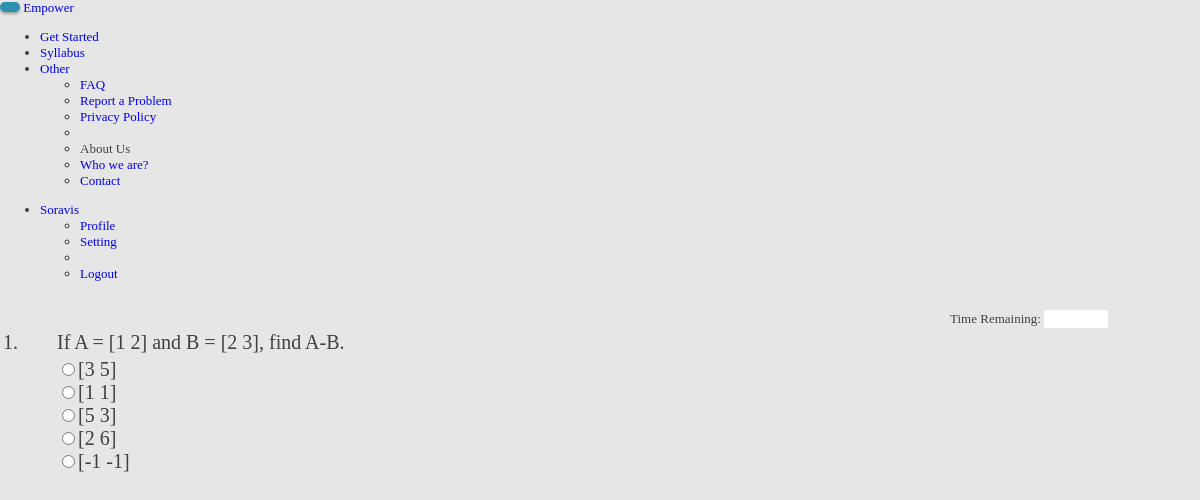
Page /quiz_student_take.php?quizid=13&questionno=1 (signed in) on the committed database.
### tables this page shows
CREATE TABLE `question` (
  `id` int(11) NOT NULL auto_increment,
  `quizid` int(11) default NULL,
  `problem` text,
  `subjectid` int(11) default NULL,
  `A` text,
  `B` text,
  `C` text,
  `D` text,
  `E` text,
  `answer` int(11) default NULL,
  `explanation` text,
  `time` double default NULL,
  PRIMARY KEY  (`id`)
);

### quiz_student_take.php (the view, shortened to what this page needs)
<!DOCTYPE html>
<html lang="en">
	<head>
		<link rel="stylesheet" href="assets/css/layout.css" type="text/css">
		<link rel="stylesheet" href="assets/css/elements.css" type="text/css">
		<link rel="stylesheet" href="assets/css/colorbox.css" type="text/css">
		<link rel="stylesheet" href="assets/css/quiz.css" type="text/css">
	</head>
	<body>
		<?php
			include 'header.php';
			$quizid = $_GET['quizid'];
			$qno = $_GET['questionno'];
		?>
		<div id="quiz_content">
			<?php
				echo '<div id="timeremain">';
				echo '<p>Time Remaining: </p>';
				echo '<input type="text" id="countdown" name="timeshow_input" form="quiz_form" disabled="disabled"></input>';
				echo '</div>';
				echo '<br /><br />';
				$questions_query = mysql_query('SELECT * FROM question WHERE quizid='.$quizid.' ORDER BY id LIMIT 1 OFFSET '.($qno-1));
				$question = mysql_fetch_array($questions_query);
				echo '<form action="quiz_student_submit.php?quizid='.$quizid.'&amp;questionno='.$qno.'" method="post" id="quiz_form">';
				echo '<table>';
				echo '<tr>';
				echo '<td valign="top">' . $qno . '.</td>';
				echo '<td valign="top">' . $question['problem'] . '</td>';
				echo '</tr>';
				echo '<tr>';
				echo '<td valign="top"></td>';
				echo '<td valign="top">';
				$choice = array('A','B','C','D','E');
				foreach ($choice as $j=>$c) {
					echo '<input id="choice-'.$c.'" type="radio" name="answers" value="'.$j.'" />' . $question[$c] . '<br />';
				}
				echo '</td>';
				echo '</tr>';
				echo '</table>';
				echo '</form>';
			?>
		</div>
	</body>
</html>

### assets/css/layout.css (style rules this page uses)
body { margin:0; padding:0; font-size:13px; font-family:Georgia, "Times New Roman", Times, serif; color:#404040; background-color:#E6E6E6; }

### assets/css/quiz.css (style rules this page uses)
#timeremain { margin-right:70px; padding-top:15px; float:right; width:180px; }
#timeremain p { display:inline; }
#timeremain input { border:none; background-color:#FFFFFF; font-family:Georgia,"Times New Roman",Times,serif; width:60px; }
table { width:100%; font-size:20px; }
table tbody tr td:first-child { width:50px; }
#quiz_form { font-size:20px; }

### rows in the picture
question: problem "If A = [1 2] and B = [2 3], find A-B.", A "[3 5]", B "[1 1]", C "[5 3]", D "[2 6]", E "[-1 -1]"

### other values in the picture
$_SESSION['login_user'] "Soravis"
$qno "1"
